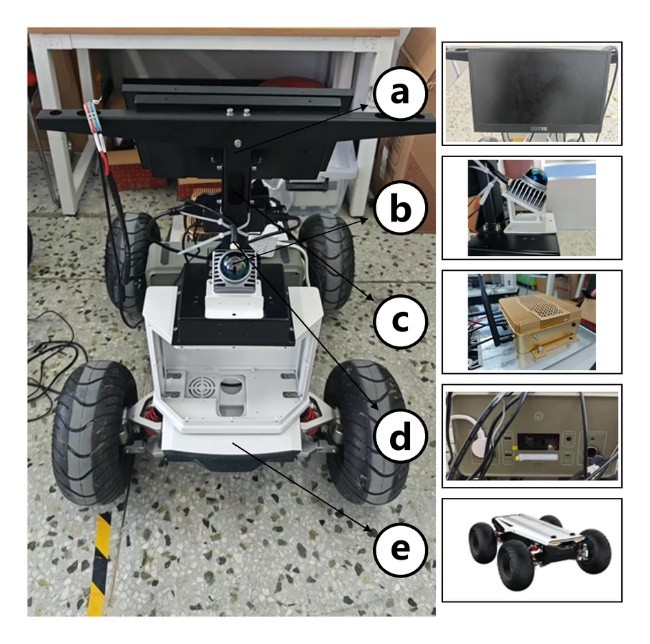
#> input picture 作图资料i/图片png/流程图/设备图.jpg, 650 x 644 px
$ python page.py
#> lines starting #> are read from the running program, lines starting #| are printed output that depends on the picture
# -*- coding: utf-8 -*-
"""
用素材图生成“论文风流程图”（中文、简洁、适合论文排版）。
流程：
1) 实验设备
2) 点云地图建立
3) 可通行性分析与栅格地图生成
4) 路径规划算法设计
5) 路径规划结果
"""

import os
from typing import Optional, Dict

import numpy as np
from PIL import Image

import matplotlib
matplotlib.use("Agg")  # ✅ 无GUI后端：只保存，不弹窗
import matplotlib.pyplot as plt
from matplotlib import rcParams, font_manager
from matplotlib.patches import FancyBboxPatch, FancyArrowPatch


# =========================
# 0) 全局可调样式（论文风：简洁、可打印、尽量“矢量线稿”感）
# =========================
PANEL_TITLE_FS = 13.5
LABEL_FS = 10.5

TEXT_COLOR = "#111827"        # 深灰黑
MUTED_TEXT_COLOR = "#374151"  # 次级文字
ARROW_COLOR = "#374151"       # 箭头灰
PANEL_EDGE_COLOR = "#4b5563"  # 轮廓线（避免纯黑太“硬”）
PANEL_BG_COLOR = "#ffffff"
IMG_FRAME_COLOR = "#9ca3af"


# =========================
# 1) 中文字体设置（避免 Glyph missing）
# =========================
def setup_chinese_font(font_file: Optional[str] = None) -> Optional[str]:
    """
    font_file: 可选，传入字体文件路径（.ttf/.otf），最稳（不依赖系统已安装字体）
    """
    if font_file and os.path.exists(font_file):
        font_manager.fontManager.addfont(font_file)
        name = font_manager.FontProperties(fname=font_file).get_name()
        rcParams["font.family"] = "sans-serif"
        rcParams["font.sans-serif"] = [name]
        rcParams["axes.unicode_minus"] = False
        print(f"[Font] 使用字体文件: {name}  ({font_file})")
        return name

    preferred = [
        "Microsoft YaHei", "SimHei", "SimSun", "NSimSun",    # Windows
        "PingFang SC", "Heiti SC",                           # macOS
        "Noto Sans CJK SC", "Noto Sans CJK JP",              # Noto
        "Source Han Sans SC", "Source Han Sans CN",          # 思源
        "WenQuanYi Micro Hei", "AR PL UMing CN", "AR PL SungtiL GB",  # Linux
    ]
    available = {f.name for f in font_manager.fontManager.ttflist}
    for name in preferred:
        if name in available:
            rcParams["font.family"] = "sans-serif"
            rcParams["font.sans-serif"] = [name]
            rcParams["axes.unicode_minus"] = False
            print(f"[Font] 使用系统字体: {name}")
            return name

    print("[Font] 未找到可用中文字体：建议安装 Microsoft YaHei/SimHei，或下载思源黑体/ NotoSansSC 并传入 font_file。")
    return None


# ✅ 如果你想“100%不翻车”，把字体文件放脚本同目录然后启用：
# setup_chinese_font("./SourceHanSansSC-Regular.otf")
setup_chinese_font()


# =========================
# 2) 素材图路径（改成你自己的）
# =========================
paths: Dict[str, str] = {
    "equipment": "设备图.jpg",
    "pointcloud_map": "点云图.jpg",
    "trav_pointcloud": "可通行分割后的点云.jpg",
    "grid_map": "格栅地图.jpg",
    "planning_algo": "强化学习路径规划的设计.jpg",
    "planning_result": "路径规划结果.png",
}


# =========================
# 3) 工具函数：读图 / 裁剪 / 中文按字符换行（避免太长溢出）
# =========================
def load_img(path: str) -> np.ndarray:
    if not os.path.exists(path):
        raise FileNotFoundError(f"找不到图片：{path}")
    return np.asarray(Image.open(path).convert("RGB"))


def center_crop_to_aspect(
    img: np.ndarray,
    aspect_w_over_h: float,
    *,
    align_x: float = 0.5,
    align_y: float = 0.5,
) -> np.ndarray:
    """
    裁剪到指定宽高比。
    align_x/align_y: 0~1，决定裁剪偏移（0=靠左/下，0.5=居中，1=靠右/上）。
    """
    h, w = img.shape[:2]
    if h <= 0 or w <= 0:
        return img

    align_x = min(1.0, max(0.0, float(align_x)))
    align_y = min(1.0, max(0.0, float(align_y)))

    cur = w / h
    if cur > aspect_w_over_h:
        new_w = int(round(h * aspect_w_over_h))
        new_w = max(1, min(w, new_w))
        x0 = int(round((w - new_w) * align_x))
        x0 = max(0, min(w - new_w, x0))
        return img[:, x0 : x0 + new_w]

    new_h = int(round(w / aspect_w_over_h))
    new_h = max(1, min(h, new_h))
    y0 = int(round((h - new_h) * align_y))
    y0 = max(0, min(h - new_h, y0))
    return img[y0 : y0 + new_h, :]


def wrap_zh(text: str, max_chars_per_line: int = 16) -> str:
    """按中文字符数强制换行，防止注释条文字溢出（更稳定）。"""
    if not text:
        return text
    s = text.strip()
    lines = [s[i:i + max_chars_per_line] for i in range(0, len(s), max_chars_per_line)]
    return "\n".join(lines)


def files_identical(path_a: str, path_b: str, chunk_size: int = 1024 * 1024) -> bool:
    """比较两文件是否内容完全一致（用于判断素材是否误放/重复）。"""
    try:
        if os.path.abspath(path_a) == os.path.abspath(path_b):
            return True
        if os.path.getsize(path_a) != os.path.getsize(path_b):
            return False
        with open(path_a, "rb") as fa, open(path_b, "rb") as fb:
            while True:
                ba = fa.read(chunk_size)
                bb = fb.read(chunk_size)
                if not ba and not bb:
                    return True
                if ba != bb:
                    return False
    except OSError:
        return False


def load_assets():
    img_equipment = load_img(paths["equipment"])
    img_pc_map = load_img(paths["pointcloud_map"])
    img_trav = load_img(paths["trav_pointcloud"])
    img_grid = load_img(paths["grid_map"])
    img_result = load_img(paths["planning_result"])

    algo_path = paths.get("planning_algo", "")
    use_algo_img = (
        bool(algo_path)
        and os.path.exists(algo_path)
        and not files_identical(algo_path, paths["grid_map"])
    )
    img_algo = load_img(algo_path) if use_algo_img else None

    return {
        "equipment": img_equipment,
        "pointcloud_map": img_pc_map,
        "trav_pointcloud": img_trav,
        "grid_map": img_grid,
        "planning_algo": img_algo,
        "planning_algo_is_image": use_algo_img,
        "planning_result": img_result,
    }


def draw_planning_schematic(ax):
    ax.set_axis_off()
    ax.set_xlim(0, 1)
    ax.set_ylim(0, 1)

    def rbox(x, y, w, h, text, *, edge, face, fs=11, weight="regular", color=TEXT_COLOR):
        patch = FancyBboxPatch(
            (x, y), w, h,
            boxstyle="square,pad=0.02",
            linewidth=1.0,
            edgecolor=edge,
            facecolor=face,
            transform=ax.transAxes,
            clip_on=False,
        )
        ax.add_patch(patch)
        ax.text(
            x + w / 2, y + h / 2,
            text,
            ha="center", va="center",
            fontsize=fs,
            fontweight=weight,
            color=color,
            transform=ax.transAxes,
        )

    def arrow(p0, p1):
        ax.add_patch(
            FancyArrowPatch(
                p0, p1,
                arrowstyle="-|>",
                mutation_scale=12,
                linewidth=1.4,
                color=ARROW_COLOR,
                transform=ax.transAxes,
                clip_on=False,
            )
        )

    light = "#ffffff"
    planner_bg = "#f3f4f6"

    # Inputs
    rbox(0.05, 0.64, 0.25, 0.18, "栅格/代价地图", edge=PANEL_EDGE_COLOR, face=light, fs=11)
    rbox(0.05, 0.40, 0.25, 0.18, "起点/终点", edge=PANEL_EDGE_COLOR, face=light, fs=11)
    rbox(0.05, 0.16, 0.25, 0.18, "运动学约束", edge=PANEL_EDGE_COLOR, face=light, fs=11)

    # Planner
    rbox(
        0.36, 0.22, 0.38, 0.58,
        "路径规划器\nAPF | Hybrid A*\nD-Hybrid A* | Informed RRT*",
        edge=PANEL_EDGE_COLOR,
        face=planner_bg,
        fs=11,
        weight="bold",
    )

    # Output
    rbox(0.78, 0.38, 0.17, 0.28, "可行路径\n平滑/优化", edge=PANEL_EDGE_COLOR, face=light, fs=11)

    # Connections
    arrow((0.30, 0.73), (0.36, 0.73))
    arrow((0.30, 0.49), (0.36, 0.51))
    arrow((0.30, 0.25), (0.36, 0.35))
    arrow((0.74, 0.51), (0.78, 0.52))


# =========================
# 4) 画“论文风流程框”（无阴影/少装饰：更像期刊里的线框流程图）
# =========================
def add_panel(fig, rect, step_no: int, title: str, blocks):
    ax = fig.add_axes(rect)
    ax.set_axis_off()

    panel = FancyBboxPatch(
        (0, 0), 1, 1,
        boxstyle="square,pad=0.010",
        linewidth=1.2,
        edgecolor=PANEL_EDGE_COLOR,
        facecolor=PANEL_BG_COLOR,
        transform=ax.transAxes,
        clip_on=False,
    )
    ax.add_patch(panel)

    ax.text(
        0.03, 0.96, f"{step_no}. {title}",
        ha="left", va="top",
        fontsize=PANEL_TITLE_FS, fontweight="bold",
        color=TEXT_COLOR,
        transform=ax.transAxes,
    )
    ax.plot(
        [0.02, 0.98], [0.86, 0.86],
        color=PANEL_EDGE_COLOR,
        linewidth=1.0,
        transform=ax.transAxes,
    )

    for b in blocks:
        x, y, w, h = b["pos"]
        iax = ax.inset_axes([x, y, w, h])
        iax.set_axis_off()

        img = b.get("img")
        if img is not None:
            crop_aspect = b.get("aspect", max(1e-6, w / max(1e-6, h)))
            align_x = float(b.get("align_x", 0.5))
            align_y = float(b.get("align_y", 0.5))
            img = center_crop_to_aspect(img, crop_aspect, align_x=align_x, align_y=align_y)
            iax.imshow(img, interpolation="bilinear")
        else:
            draw_fn = b.get("draw")
            if callable(draw_fn):
                draw_fn(iax)

        # 图片边框（线条要“克制”）
        frame = FancyBboxPatch(
            (x, y), w, h,
            boxstyle="square,pad=0.003",
            linewidth=0.9,
            edgecolor=IMG_FRAME_COLOR,
            facecolor="none",
            transform=ax.transAxes,
            clip_on=False,
        )
        ax.add_patch(frame)

        label = b.get("label", "")
        if label:
            iax.text(
                0.01, 0.99, label,
                ha="left", va="top",
                fontsize=LABEL_FS,
                color=TEXT_COLOR,
                transform=iax.transAxes,
                bbox=dict(
                    boxstyle="square,pad=0.15",
                    facecolor="white",
                    edgecolor="none",
                    alpha=0.9,
                ),
            )

    return ax


# =========================
# 5) 主流程：排版 + 箭头
# =========================
def main(output_path: str = "workflow_overview_cn_sci_v2.png"):
    assets = load_assets()
    img_equipment = assets["equipment"]
    img_pc_map = assets["pointcloud_map"]
    img_trav = assets["trav_pointcloud"]
    img_grid = assets["grid_map"]
    img_algo = assets["planning_algo"]
    img_result = assets["planning_result"]
    use_algo_img = assets["planning_algo_is_image"]

    fig = plt.figure(figsize=(16, 9), dpi=300)
    fig.patch.set_facecolor("white")

    M, G = 0.03, 0.03
    top_y0, top_y1 = 0.64, 0.95
    bot_y0, bot_y1 = 0.06, 0.62

    top_h = top_y1 - top_y0
    bot_h = bot_y1 - bot_y0
    top_w = (1 - 2*M - 2*G) / 3
    bot_total_w = (1 - 2*M - 1*G)
    bot_w4 = bot_total_w * 0.38
    bot_w5 = bot_total_w - bot_w4

    p1 = [M + 0*(top_w+G), top_y0, top_w, top_h]
    p2 = [M + 1*(top_w+G), top_y0, top_w, top_h]
    p3 = [M + 2*(top_w+G), top_y0, top_w, top_h]
    p4 = [M, bot_y0, bot_w4, bot_h]
    p5 = [M + bot_w4 + G, bot_y0, bot_w5, bot_h]

    add_panel(fig, p1, 1, "实验设备", [
        dict(img=img_equipment, pos=[0.07, 0.07, 0.86, 0.75]),
    ])

    add_panel(fig, p2, 2, "点云地图建立", [
        dict(img=img_pc_map, pos=[0.07, 0.09, 0.86, 0.72]),
    ])

    add_panel(fig, p3, 3, "可通行性分析与栅格地图生成", [
        dict(img=img_grid, pos=[0.07, 0.09, 0.86, 0.72], label="(a)"),
        dict(img=img_trav, pos=[0.10, 0.12, 0.34, 0.20], label="(b)"),
    ])

    algo_block = (
        dict(img=img_algo, pos=[0.07, 0.07, 0.86, 0.75])
        if use_algo_img
        else dict(draw=draw_planning_schematic, pos=[0.07, 0.07, 0.86, 0.75])
    )
    add_panel(fig, p4, 4, "路径规划算法设计", [algo_block])

    add_panel(fig, p5, 5, "路径规划结果", [
        dict(img=img_result, pos=[0.03, 0.12, 0.94, 0.55]),
    ])

    # --------- 全局箭头层
    overlay = fig.add_axes([0, 0, 1, 1])
    overlay.set_axis_off()
    overlay.set_xlim(0, 1)
    overlay.set_ylim(0, 1)

    def right_mid(rect):
        x, y, w, h = rect
        return x + w, y + h*0.52

    def left_mid(rect):
        x, y, w, h = rect
        return x, y + h*0.52

    def bottom_mid(rect):
        x, y, w, h = rect
        return x + w*0.50, y

    def top_mid(rect, dx=0.0):
        x, y, w, h = rect
        return x + w*(0.50 + dx), y + h

    arrow_kw = dict(
        arrowstyle="-|>",
        mutation_scale=16,
        linewidth=1.8,
        color=ARROW_COLOR,
    )

    overlay.add_patch(FancyArrowPatch(
        (right_mid(p1)[0] + 0.006, right_mid(p1)[1]),
        (left_mid(p2)[0]  - 0.006, left_mid(p2)[1]),
        **arrow_kw
    ))
    overlay.add_patch(FancyArrowPatch(
        (right_mid(p2)[0] + 0.006, right_mid(p2)[1]),
        (left_mid(p3)[0]  - 0.006, left_mid(p3)[1]),
        **arrow_kw
    ))

    # 3 -> 4：折线路径，避免跨越内容区
    start = (bottom_mid(p3)[0], bottom_mid(p3)[1] - 0.008)
    end = (top_mid(p4, dx=0.22)[0], top_mid(p4, dx=0.22)[1] + 0.006)
    overlay.add_patch(FancyArrowPatch(
        start, end,
        connectionstyle="angle3,angleA=-90,angleB=180",
        **arrow_kw,
    ))

    overlay.add_patch(FancyArrowPatch(
        (right_mid(p4)[0] + 0.006, right_mid(p4)[1]),
        (left_mid(p5)[0]  - 0.006, left_mid(p5)[1]),
        **arrow_kw
    ))

    fig.savefig(output_path, bbox_inches="tight", pad_inches=0.10)
    plt.close(fig)
    print(f"[OK] 已保存：{output_path}")


def main_horizontal(output_path: str = "workflow_overview_cn_sci_v3.png"):
    assets = load_assets()
    img_equipment = assets["equipment"]
    img_pc_map = assets["pointcloud_map"]
    img_trav = assets["trav_pointcloud"]
    img_grid = assets["grid_map"]
    img_algo = assets["planning_algo"]
    img_result = assets["planning_result"]
    use_algo_img = assets["planning_algo_is_image"]

    fig = plt.figure(figsize=(18, 4.8), dpi=300)
    fig.patch.set_facecolor("white")

    M, G = 0.02, 0.015
    y0, y1 = 0.14, 0.92
    h = y1 - y0

    weights = [1.00, 1.05, 1.15, 1.05, 1.55]
    usable_w = 1 - 2 * M - (len(weights) - 1) * G
    unit = usable_w / sum(weights)
    widths = [w * unit for w in weights]

    rects = []
    x = M
    for w in widths:
        rects.append([x, y0, w, h])
        x += w + G

    p1, p2, p3, p4, p5 = rects

    add_panel(fig, p1, 1, "实验设备", [
        dict(img=img_equipment, pos=[0.13, 0.06, 0.74, 0.74]),
    ])

    add_panel(fig, p2, 2, "点云地图建立", [
        dict(img=img_pc_map, pos=[0.04, 0.14, 0.92, 0.58]),
    ])

    add_panel(fig, p3, 3, "可通行性分析与栅格地图生成", [
        dict(img=img_grid, pos=[0.04, 0.10, 0.92, 0.70], label="(a)"),
        dict(img=img_trav, pos=[0.06, 0.13, 0.34, 0.20], label="(b)"),
    ])

    algo_block = (
        dict(img=img_algo, pos=[0.06, 0.10, 0.88, 0.70])
        if use_algo_img
        else dict(draw=draw_planning_schematic, pos=[0.06, 0.10, 0.88, 0.70])
    )
    add_panel(fig, p4, 4, "路径规划算法设计", [algo_block])

    add_panel(fig, p5, 5, "路径规划结果", [
        dict(img=img_result, pos=[0.04, 0.18, 0.92, 0.52]),
    ])

    overlay = fig.add_axes([0, 0, 1, 1])
    overlay.set_axis_off()
    overlay.set_xlim(0, 1)
    overlay.set_ylim(0, 1)

    def right_mid(rect):
        x0, y0_, w0, h0 = rect
        return x0 + w0, y0_ + h0 * 0.52

    def left_mid(rect):
        x0, y0_, w0, h0 = rect
        return x0, y0_ + h0 * 0.52

    arrow_kw = dict(
        arrowstyle="-|>",
        mutation_scale=14,
        linewidth=1.4,
        color=ARROW_COLOR,
    )

    for a, b in [(p1, p2), (p2, p3), (p3, p4), (p4, p5)]:
        overlay.add_patch(FancyArrowPatch(
            (right_mid(a)[0] + 0.004, right_mid(a)[1]),
            (left_mid(b)[0] - 0.004, left_mid(b)[1]),
            **arrow_kw,
        ))

    fig.savefig(output_path, bbox_inches="tight", pad_inches=0.08)
    plt.close(fig)
    print(f"[OK] 已保存：{output_path}")


if __name__ == "__main__":
    main("workflow_overview_cn_sci_v2.png")
#> in load_img, returned value is the input picture: shape (644, 650, 3); mean R, G, B 151.2, 150.9, 147.6
#> call 2 of load_img, with path = '点云图.jpg'
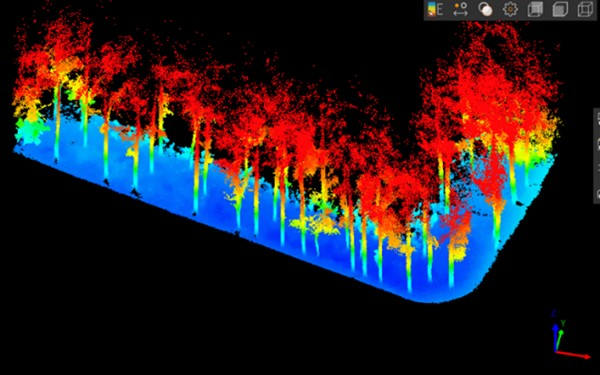
#> input picture 作图资料i/图片png/流程图/点云图.jpg, 600 x 375 px
#> in load_img, returned value is the input picture: shape (375, 600, 3); mean R, G, B 41.4, 29.9, 36.1
#> call 3 of load_img, with path = '可通行分割后的点云.jpg'
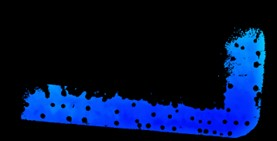
#> input picture 作图资料i/图片png/流程图/可通行分割后的点云.jpg, 277 x 141 px
#> in load_img, returned value is the input picture: shape (141, 277, 3); mean R, G, B 1.6, 17, 55.7
#> call 4 of load_img, with path = '格栅地图.jpg'
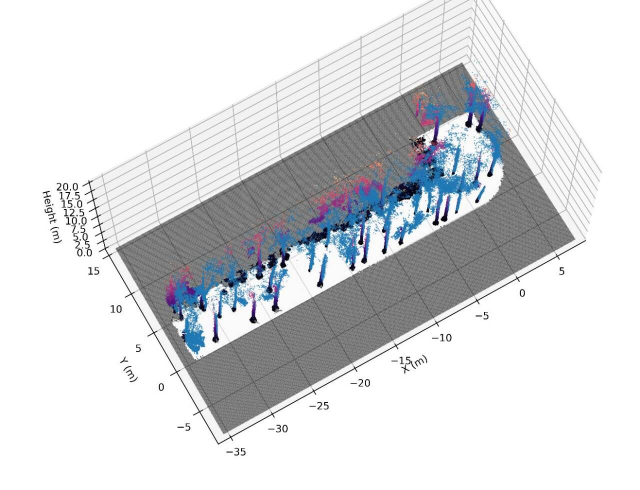
#> input picture 作图资料i/图片png/流程图/格栅地图.jpg, 1280 x 979 px (shown at 1/2 size)
#> in load_img, returned value is the input picture: shape (979, 1280, 3); mean R, G, B 216.8, 218.5, 220.7
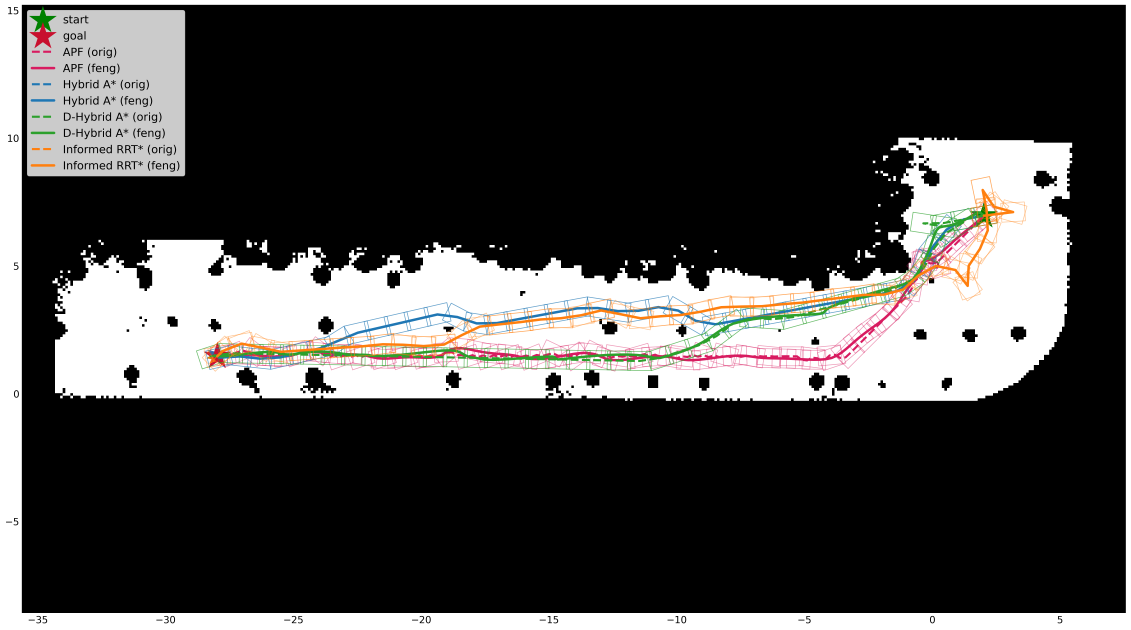
#> input picture 作图资料i/图片png/流程图/路径规划结果.png, 6784 x 3780 px (shown at 1/6 size)
#> in main, `assets = load_assets()`: assets = 7 items
#> in main, `use_algo_img = assets["planning_algo_is_image"]`: use_algo_img = False
#> after the loop in add_panel, `for b in blocks:`: align_x = 0.5; crop_aspect = 1.15
#> the loop in add_panel (call 2), `for b in blocks:` made 1 pass
#> pass 1, in add_panel (call 2), `img = center_crop_to_aspect(img, crop_aspect, align_x=align_x, align_y..`:
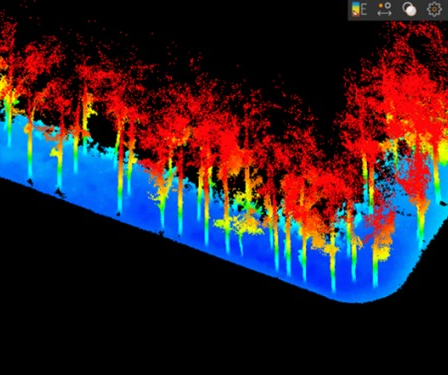
#> img: shape (375, 448, 3); mean R, G, B 46.7, 32.4, 42
#> after the loop in add_panel (call 2), `for b in blocks:`: align_x = 0.5; crop_aspect = 1.19
#> in main, `algo_block = ( dict(img=img_algo, pos=[0.07, 0.07, 0.86, 0.75]) if use..`: algo_block = 2 items
#> in main, `fig.savefig(output_path, bbox_inches="tight", pad_inches=0.10)`:
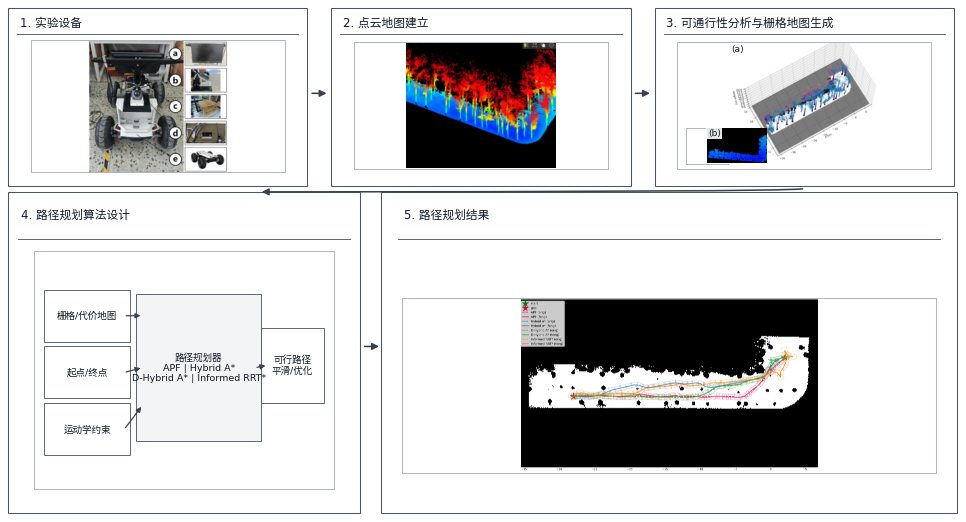
#> figure drawn by matplotlib, 6 panels
    main("workflow_overview_cn_sci_v2.pdf")
    main_horizontal("workflow_overview_cn_sci_v3.png")
#> in main_horizontal, `assets = load_assets()`: assets = 7 items
#> in main_horizontal, `use_algo_img = assets["planning_algo_is_image"]`: use_algo_img = False
#> in main_horizontal, `algo_block = ( dict(img=img_algo, pos=[0.06, 0.10, 0.88, 0.70]) if use..`: algo_block = 2 items
#> in main_horizontal, `fig.savefig(output_path, bbox_inches="tight", pad_inches=0.08)`:
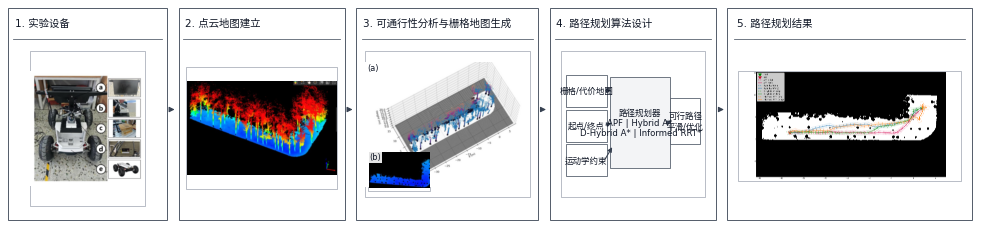
#> figure drawn by matplotlib, 6 panels
    main_horizontal("workflow_overview_cn_sci_v3.pdf")
